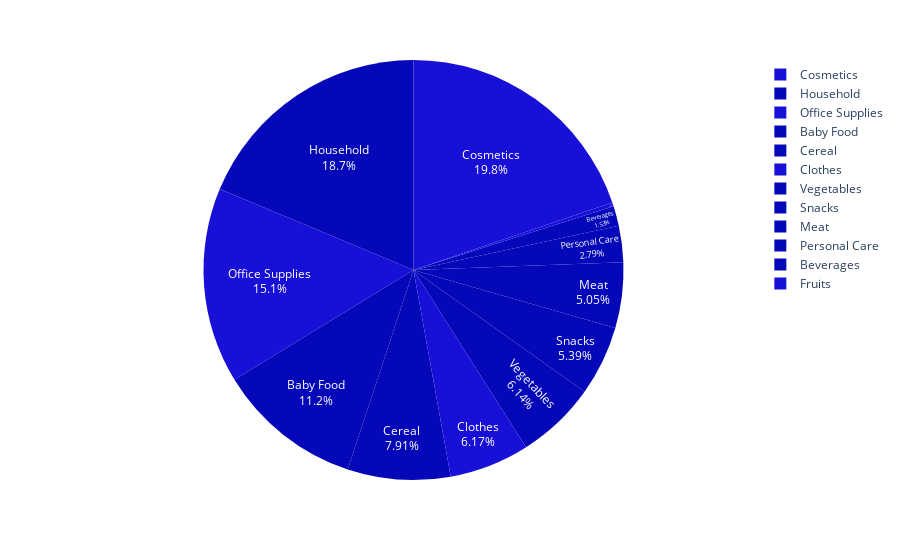

The cell this chart's notebook holds for it:
### Code cell
#Let's visualize the Item_Type with sales_channel with Total profit
fig =px.pie(africa,values='Total profit',names='Item_Type',color='Sales_Channel',color_discrete_sequence=px.colors.sequential.Plotly3
 )
fig.update_traces(textposition='inside',textinfo='percent+label')
fig.show()

### Figure 1 — Plotly figure (JSON) as saved in the notebook; plotly's stock layout.template omitted (floating-point values rounded to 4 significant figures; data arrays with more than 128 entries replaced by an {"elided": "..."} marker saying what was removed)
{"data": [{"customdata": {"elided": "1285x1 str values"}, "domain": {"x": [0, 1], "y": [0, 1]}, "hovertemplate": "Item_Type=%{label}<br>Total profit=%{value}<br>Sales_Channel=%{customdata[0]}<extra></extra>", "labels": {"elided": "1285 str values"}, "legendgroup": "", "marker": {"colors": {"elided": "1285 str values"}}, "name": "", "showlegend": true, "textinfo": "percent+label", "textposition": "inside", "type": "pie", "values": {"elided": "1285 float values"}}], "layout": {"legend": {"tracegroupgap": 0}, "margin": {"t": 60}, "piecolorway": ["#0508b8", "#1910d8", "#3c19f0", "#6b1cfb", "#981cfd", "#bf1cfd", "#dd2bfd", "#f246fe", "#fc67fd", "#fe88fc", "#fea5fd", "#febefe", "#fec3fe"]}}
